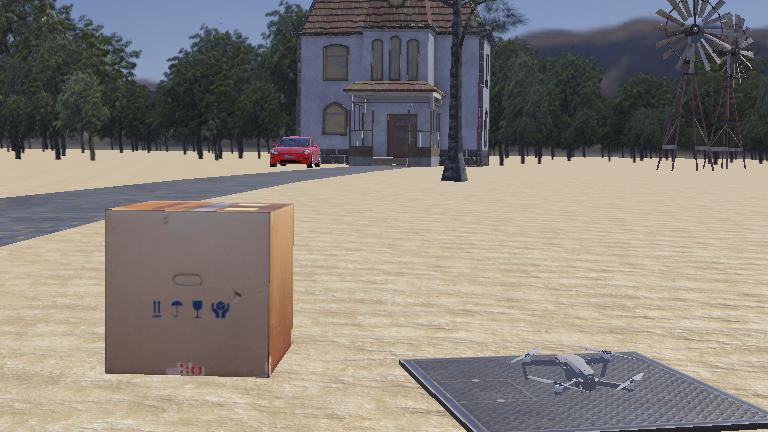
#> input picture worlds/.mavic_2_pro.jpg, 768 x 432 px
$ python -i vision_utils.py   (imports and definitions only)
#> lines starting #> are read from the running program, lines starting #| are printed output that depends on the picture; after the words box and inside, x2 and y2 are one past the last pixel; in counts of white or black regions, pixels touching at a corner belong together
#> further down, picture is the input picture: shape (432, 768, 3); mean B, G, R 122.2, 130, 136.6
# controllers/mavic_controller/vision_utils.py
import cv2
import numpy as np

# Minimum contour area to consider a valid target
MIN_TARGET_SIZE = 50
# Threshold for considering target centered (pixels from center)
CENTERING_THRESHOLD = 50

# Color detection: wide red ranges
RED_HSV_RANGES = [
    ((0,   50,  50), (10,  255, 255)),
    ((170, 50,  50), (180, 255, 255))
]

def detect_red_car(image_bgr):
    """
    Detects the largest red object in the image based on HSV ranges.

    Returns (found, cx, cy, area, bbox)
      found: bool
      cx, cy: center of bounding box
      area: contour area
      bbox: (x1, y1, x2, y2)
    """
    if image_bgr is None:
        print("Error: detect_red_car received None image")
        return False, 0, 0, 0, None

    try:
        hsv = cv2.cvtColor(image_bgr, cv2.COLOR_BGR2HSV)
#> hsv: shape (432, 768, 3); mean H, S, V 55.1, 46.9, 143.4

        # Combined mask for all red ranges
        mask = np.zeros(hsv.shape[:2], dtype=np.uint8)
        for (lower, upper) in RED_HSV_RANGES:
            lower_np = np.array(lower)
            upper_np = np.array(upper)
            current_mask = cv2.inRange(hsv, lower_np, upper_np)
            mask |= current_mask
#> this loop made 2 passes
#> pass 1, in detect_red_car, `current_mask = cv2.inRange(hsv, lower_np, upper_np)`:
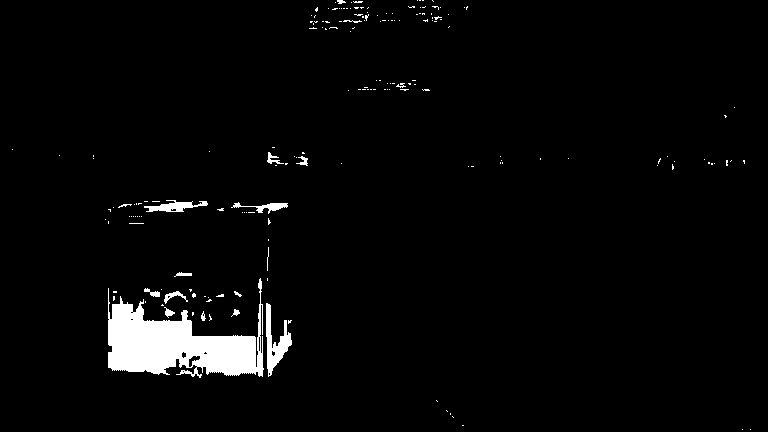
#> current_mask: shape (432, 768); 3% white; 183 white regions (165 under 20 px), largest, box (x1, y1, x2, y2) and area: (108, 278, 264, 378) 7454, (266, 303, 292, 377) 761, (144, 200, 208, 212) 381
#> pass 2, in detect_red_car, `current_mask = cv2.inRange(hsv, lower_np, upper_np)`:
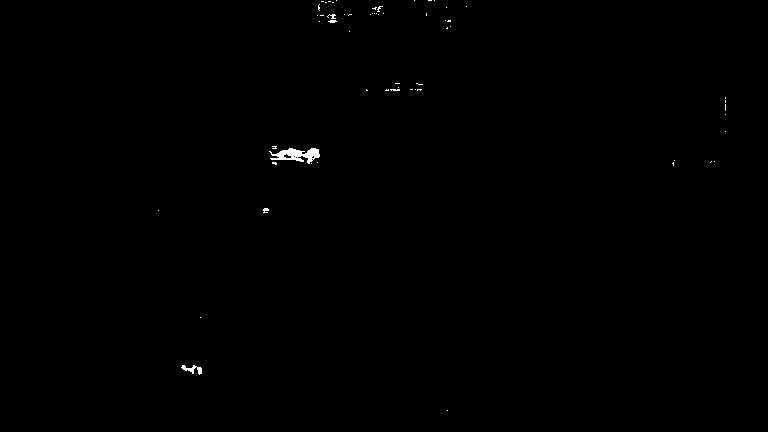
#> current_mask: shape (432, 768); 0.23% white; 60 white regions (55 under 20 px), largest, box (x1, y1, x2, y2) and area: (269, 148, 320, 164) 422, (181, 365, 202, 375) 93, (327, 14, 336, 19) 22, (263, 208, 269, 213) 22, (328, 20, 337, 23) 20
#> pass 2, in detect_red_car, `mask |= current_mask`:
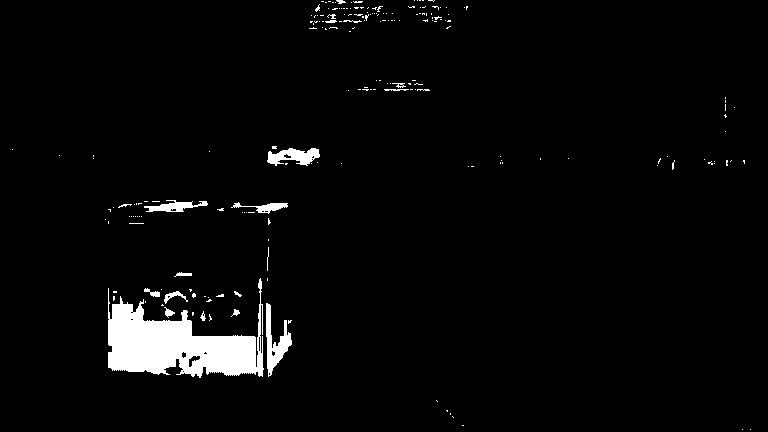
#> mask: shape (432, 768); 3.3% white; 202 white regions (182 under 20 px)

        # --- Optional morphology (commented out) ---
        # kernel = np.ones((3,3), np.uint8)
        # mask = cv2.morphologyEx(mask, cv2.MORPH_OPEN, kernel)
        # mask = cv2.morphologyEx(mask, cv2.MORPH_CLOSE, kernel)

        # Find contours
        contours, _ = cv2.findContours(mask, cv2.RETR_EXTERNAL, cv2.CHAIN_APPROX_SIMPLE)
#> contours = 202 contours, 190 with area under 20; largest, box (x1, y1, x2, y2) and area: (108, 278, 264, 378) 7196, (266, 303, 292, 377) 658, (267, 148, 320, 166) 522, (144, 200, 208, 212) 304, (231, 202, 288, 214) 198

        # --- Debug drawing (can be removed or made conditional) ---
        # debug_img = image_bgr.copy()
        # cv2.drawContours(debug_img, contours, -1, (0, 255, 0), 1)

        if contours:
            largest_contour = max(contours, key=cv2.contourArea)
#> largest_contour = contour of 319 points, box (x1, y1, x2, y2) (108, 278, 264, 378), area 7196
            area = cv2.contourArea(largest_contour)
#> area = 7195.5

            if area > MIN_TARGET_SIZE:
                x, y, w, h = cv2.boundingRect(largest_contour)
#> x = 108; y = 278; w = 156; h = 100
                cx = x + w // 2
#> cx = 186
                cy = y + h // 2
#> cy = 328

                # --- Debug drawing for largest contour ---
                # cv2.rectangle(debug_img, (x, y), (x+w, y+h), (0, 0, 255), 2)
                # cv2.circle(debug_img, (cx, cy), 5, (255, 0, 0), -1)
                # cv2.putText(debug_img, f"Area: {area:.0f}", (x, y-10),
                #             cv2.FONT_HERSHEY_SIMPLEX, 0.5, (0,255,0), 2)
                # cv2.imshow("Original", debug_img)

                return True, cx, cy, area, (x, y, x + w, y + h)

        # --- Show debug image even if no target found ---
        # cv2.imshow("Original", debug_img)

        # No large enough contour found
        return False, 0, 0, 0, None

    except Exception as e:
        print(f"Error in detect_red_car: {e}")
        return False, 0, 0, 0, None

>>> import cv2
>>> picture = cv2.imread('../../worlds/.mavic_2_pro.jpg')
>>> result = detect_red_car(picture)
#> result = (True, 186, 328, 7195.5, (108, 278, 264, 378))
